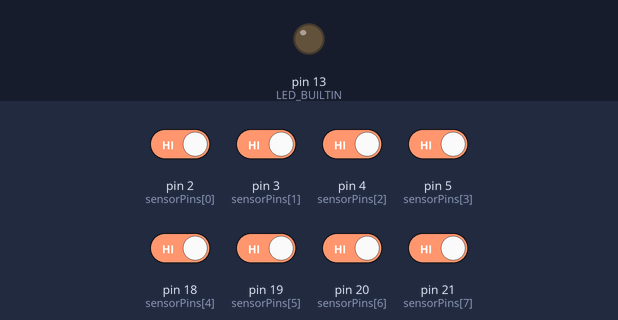
Bench run of a sketch on a simulated Arduino Leonardo, built with avr-gcc and run on an emulated ATmega32U4. On the bench: output pins drawn as LEDs (lit = HIGH). The inputs (shaded band) are chosen by the test bench; at power-on: pin 2 (sensorPins[0]), pin 3 (sensorPins[1]), pin 4 (sensorPins[2]), pin 5 (sensorPins[3]), pin 18 (sensorPins[4]), pin 19 (sensorPins[5]), pin 20 (sensorPins[6]), pin 21 (sensorPins[7]) HIGH.

Above: at 1.2 s.
1.3 s: pin 2 (sensorPins[0]) driven LOW
At 2.1 s:
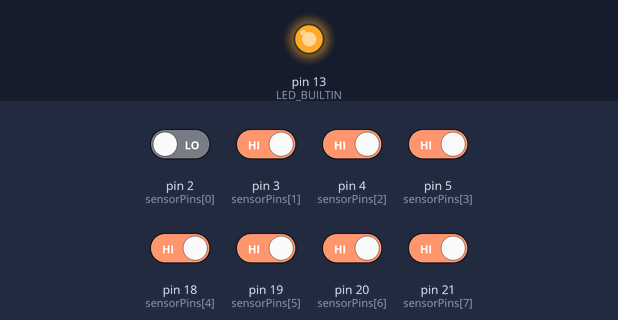
Timing chart, 0 to 7.8 s (numbered marks = the images above; inputs shaded):
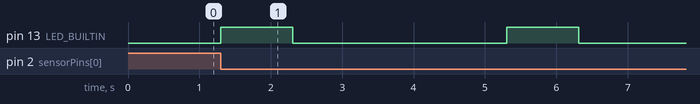

The sketch:

MerryGoRound.ino
```cpp
//Merry Go Round Production code
// Directions for use:
//    1) Flash with board type: Arduino Leonardo
//    2) Connect back to the server (ethernet USB extender) - verify all connections are secure
//    3) make sure playground piece to test is the only one plugged in
//    4) open MIDI viewer, select arduino leonardo, test the playground piece
//    5) Expected behavior: When you spin the Merry-Go round, MIDI viewer will display the MIDI data
//                          if midi type is CC, then the channel(5), control number (90) and value (10 = OFF, 100 = ON) should be displayed
//                          if midi type is note, then the channel(5) and note (48 = C) will be displayed
//    NOTE: switches need to be wired with the COM1 terminal to GND (black) and NO3 terminal to signal wire (yellow or blue)

// MIDI SETTINGS:
#define channel 4         // Can be anywhere from 0-15 reported to user as 1-16: These need to be unique
#define ccControl 90      // need to avoid 32 (used for lots of things internally in Ableton
// control number (0-119). for safety dont overlap with any other playground piece
#define ccON 100          // CC value above 64 is on signal to ableton
#define ccOFF 10          // CC value below 63 is off signal to ableton

#include <MIDIUSB.h>
const int MIDI_cc = 1;
const int MIDI_note = 2;
int MIDI_DataType;
int note = 48; //48 is middle C

/////----DEBUG SETTINGS:
//--DEBUG = -2 :: Logic flow
//--DEBUG = -1 :: Timing info
//--DEBUG = 0  :: Production state NEED TO BE 0 FOR FINAL INSTALL
//--DEBUG >= 2 :: Logic control for switching merry go round on and off. also what note is being sent
//--DEBUG >= 3 :: RAW data for the switches. Only prints when a new switch is hit so it doesn't overload the serial print
const int DEBUG = 0;

// CONTROL LOGIC SETTINGS: Timing Variables and data structure
unsigned long cycle = 0; //used to determine how many milliseconds since the last cycle
unsigned long cycleLED = 0; //used to keep track of how long the LED has been on and turn it off within a second
const int NUMSENSORS = 8; // 2 sensors per spring
const int READSPERCYCLE = 10; //can be used for debouncing the switches if needed
int sensorLog[NUMSENSORS];  //raw data within each cycle
int merryGo_data[NUMSENSORS]; //an array containing true or false data: first value new trigger, second value valid data
int merryGo_data_lastCycle[NUMSENSORS]; //an array containing true or false data: first value new trigger, second value valid data
int merryGo_continuousPress[NUMSENSORS];
unsigned long merryGo_timing[NUMSENSORS]; //the actual time each sensor was last hit.
int triggeredSensors[NUMSENSORS]; //used to bridge the cycles
int tempSum = 0; //sums all sensors into one read out
int lastTempSum = 0;
int tempSumThresh = 0; //used to "delete" continuous btn readings
const int SEC = 1000; //define 1 second as 1000 ms
const int minOFFdelay = 4 * SEC; //used to hold the merry go round on if it is used for less than 3 seconds.
const int keepGoingDelay = 1.5 * SEC; //used for when we want to keep it going
const int btnHoldTresh = 50; //the threshold that we consider the btn to be continually pressed, and thus turn it off.
unsigned int sensorInfoPrint = 0;
//TIMING EX: if the merry go round is only spun for 1 sec, then hold the music on for minOFFdelay
//           if the merry go round is spun for >minOFFdelay, then hold music on until after a sensor hasn't been hit within keepGoingDelay time
const int cycleRefreshDelay = 10; // 200ms delays to reads
unsigned long lastON; //time of the last ON signal sent. used to make sure the trigger is on for longer than minOFFdelay
unsigned long lastSWITCH; //time of the last switch hit. used to hold the melody on for the keepGoingDelay duration
int lastSensorPin; //keeps track of the last sensor that was hit.
bool playingMelody = false; //keeping track of what the Arduino thinks is going on with the music

int sensorPins[NUMSENSORS] = //pin numbers for each sensor
{ 2, 3,   //Spring 1
  4, 5,   //Spring 2
  18, 19, //Spring 3
  20, 21  //Spring 4
};


// MIDI methods:
void controlChange(byte thechannel, byte control, byte value) {
  midiEventPacket_t event = {0x0B, 0xB0 | thechannel, control, value};
  MidiUSB.sendMIDI(event);
  MidiUSB.flush();
}

void noteOn(byte thechannel, byte pitch, byte velocity) {
  midiEventPacket_t noteOn = {0x09, 0x90 | thechannel, pitch, velocity};
  MidiUSB.sendMIDI(noteOn);
}

void noteOff(byte thechannel, byte pitch, byte velocity) {
  midiEventPacket_t noteOff = {0x08, 0x80 | thechannel, pitch, velocity};
  MidiUSB.sendMIDI(noteOff);
}

//   ARDUINO SETUP: initialize all variables to their default state and setup serial monitor.
//              -setup pinout for the board.
//              -switches need to be wired with the COM1 terminal to GND (black) and NO3 terminal to signal wire (yellow or blue)
void setup() {

  Serial.begin(115200); //115200 for production code

  cycle = millis();

  //set the midi data type
  MIDI_DataType = MIDI_cc; //options: MIDI_note or MIDI_cc

  tempSum = 0;
  lastON = 0; //lastON < 0 is off.
  lastSWITCH = 0; //lastSWITCH < 0 is off.

  //initialize data structure and pinModes
  for (int k = 0; k < NUMSENSORS; k++) {
    sensorLog[k] = 0;
    triggeredSensors[k] = 0;
    merryGo_data[k]  = 0;
    merryGo_data_lastCycle[k] = 0;
    merryGo_continuousPress[k] = 0;
    pinMode(sensorPins[k], INPUT_PULLUP);
  }

  //onboard LED to notify locally of triggers
  pinMode(LED_BUILTIN, OUTPUT);

}

//CONTROL LOGIC:
void loop() {

  ////-----Setup for each cycle.
  unsigned long refreshTime = millis() - cycle;
  cycle = millis();

  if (DEBUG < 0 ) {
    Serial.print("____________cycle refresh = ");
    Serial.print(refreshTime);
    Serial.println("ms");
  }

  //turn off buliten LED if it has been a full second
  unsigned long ledTimeON = millis() - cycleLED;
  if (ledTimeON > 1 * SEC) { //make sure LED stays on for 1 sec
    digitalWrite(LED_BUILTIN, LOW); //turn off bulliten light
  }


  if (DEBUG == -2) {
    Serial.println("___reading Sensors___");
  }
  ///-------Read the sensors
  for (int i = 0 ; i < NUMSENSORS; i++) { //now Cycle through and collect the values from each sensor
    merryGo_data[i] = !digitalRead(sensorPins[i]); //read both sensors at the same time

    //preprocess timing for each btn. Make sure the btn isnt continually pressed and then record the time it was pressed
    if (merryGo_data[i] && !merryGo_data_lastCycle[i]) { //new btn press
      lastSWITCH = millis();
      merryGo_timing[i] = millis();
      if (DEBUG >= 2) {
        Serial.print("Btn pressed :: time = ");
        Serial.println(lastSWITCH);
      }
    } else if (merryGo_data[i] && merryGo_data_lastCycle[i]) { //btn pressed last cycle and this cycle too
      merryGo_continuousPress[i] = 1;
    }
  }


  if (DEBUG == -2) {
    Serial.println("___consolidate Data___");
  }
  //take the btn timing and consolidate to get the last switch trigger
  for (int k = 0; k < NUMSENSORS; k++) {
    //lastSWITCH = max(lastSWITCH , merryGo_timing[k]);
    tempSum += merryGo_data[k];
    tempSumThresh += merryGo_continuousPress[k];
  }


  if (DEBUG == -2) {
    Serial.println("___MIDI logic___");
  } else if (DEBUG >= 3 && tempSum > tempSumThresh ) {
    Serial.print("Sensors 0=OFF 1=ON : (");
    for (int x = 0; x < NUMSENSORS; x++) {
      Serial.print(merryGo_data[x]);
      if (x < NUMSENSORS - 1) Serial.print(" , ");
      else Serial.println(" )");
    }
    sensorInfoPrint = millis();
    delay(cycleRefreshDelay); //simply slows down the reads if necessary
  }


  /////-------main logic for MIDI signals being sent
  if (!playingMelody) { //handle ON signals
    if (tempSum > tempSumThresh && lastTempSum == tempSumThresh) { //must have a new trigger
      playingMelody = true;
      lastON = millis();
      if (DEBUG == 0) { //production code
        if (MIDI_DataType == MIDI_cc) {
          controlChange(channel, ccControl, ccON);

          digitalWrite(LED_BUILTIN, HIGH); //turn on buliten light
          cycleLED = millis();
        }
        else if (MIDI_DataType == MIDI_note) {
          noteOn(channel, note, 127);
          //noteOff(channel, note, 127); //only needed if ableton needs an off signal

          digitalWrite(LED_BUILTIN, HIGH); //turn on buliten light
          cycleLED = millis();
        }
      } else if (DEBUG >= 2) {
         if (MIDI_DataType == MIDI_cc) {
            Serial.print("Merry Go Round triggered :: Turning ON (ccValue = 100) :: control# ");
            Serial.print(ccControl);
            Serial.print(" :: on channel# ");
            Serial.println(channel);
          }
          else if (MIDI_DataType == MIDI_note) {
            Serial.print("Merry Go Round Triggered :: Turning ON :: playing ");
            switch (note) {
              case 48: Serial.print("C"); break;
              case 53: Serial.print("F"); break;
              case 55: Serial.print("G"); break;
              case 57: Serial.print("A"); break;
              case 59: Serial.print("B"); break;
            }
            Serial.print(" value ");
            Serial.print(note);
            Serial.print(" :: on channel# ");
            Serial.println(channel);
            }
      }
    }
  } else { //handle OFF signals
    if (tempSum == tempSumThresh && millis() - lastON > minOFFdelay && millis() - lastSWITCH > keepGoingDelay) { //send off signal because we are on longer than minOffdelay
      playingMelody = false;

      if (DEBUG == 0) {
        if (MIDI_DataType == MIDI_cc) {
          controlChange(channel, ccControl, ccOFF);

          digitalWrite(LED_BUILTIN, HIGH); //turn on buliten light
          cycleLED = millis();
        }
        else if (MIDI_DataType == MIDI_note) {
          noteOn(channel, note, 127);
          //noteOff(channel, note, 127); //only needed if ableton needs an off signal

          digitalWrite(LED_BUILTIN, HIGH); //turn on buliten light
          cycleLED = millis();
        }
      } else if (DEBUG >= 2) {
         if (MIDI_DataType == MIDI_cc) {
            Serial.print("Merry Go Round Triggered :: Turning OFF (ccValue = 10) :: control# ");
            Serial.print(ccControl);
            Serial.print(" :: on channel# ");
            Serial.println(channel);
          }
          else if (MIDI_DataType == MIDI_note) {
            Serial.print("Merry Go Round Triggered :: Turning OFF :: playing ");
            switch (note) {
              case 48: Serial.print("C"); break;
              case 53: Serial.print("F"); break;
              case 55: Serial.print("G"); break;
              case 57: Serial.print("A"); break;
              case 59: Serial.print("B"); break;
            }
            Serial.print(" value ");
            Serial.print(note);
            Serial.print(" :: on channel# ");
            Serial.println(channel);
            }
      }
    }

  }


  ///----CYCLE RESETS
  lastTempSum = tempSum;
  tempSum = 0;
  tempSumThresh = 0;
  for (int k = 0; k < NUMSENSORS; k++) {
    sensorLog[k] = 0;
    triggeredSensors[k] = 0;
    merryGo_data_lastCycle[k] = merryGo_data[k]; //record the last cycle for the next cycle.
    merryGo_continuousPress[k] = 0;
  }
  delay(cycleRefreshDelay);
}
```

Measured:
- after the input at 1.3 s, pin 13 (LED_BUILTIN): alternates HIGH for 1.0 s and LOW for 3.0 s, starting at once
